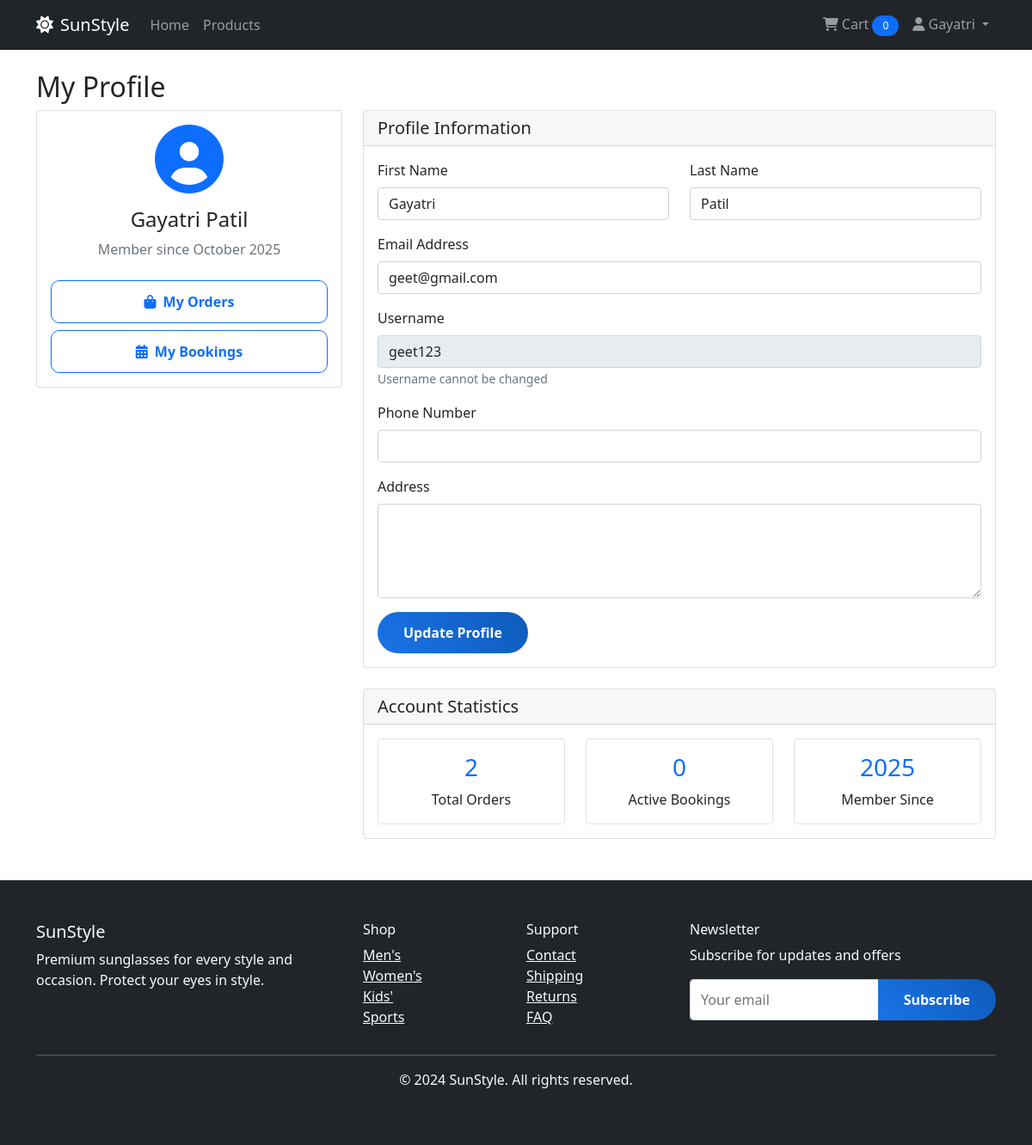
The page /profile (signed in) on the database its author committed.
### database.py (models this page shows)
class User(UserMixin, db.Model):
    id = db.Column(db.Integer, primary_key=True)
    username = db.Column(db.String(80), unique=True, nullable=False)
    email = db.Column(db.String(120), unique=True, nullable=False)
    password = db.Column(db.String(200), nullable=False)
    first_name = db.Column(db.String(100), nullable=False)
    last_name = db.Column(db.String(100), nullable=False)
    phone = db.Column(db.String(20))
    address = db.Column(db.Text)
    is_admin = db.Column(db.Boolean, default=False)
    created_at = db.Column(db.DateTime, default=datetime.utcnow)
    orders = db.relationship('Order', backref='user', lazy=True)
    bookings = db.relationship('Booking', backref='user', lazy=True)
    cart_items = db.relationship('CartItem', backref='user', lazy=True)

### app.py (the view, shortened to what this page needs)
@app.route('/profile', methods=['GET', 'POST'])
@login_required
def profile():
    return render_template('profile.html')

### app.py (called while the page is built)
@app.context_processor
def inject_current_date():
    return {'current_date': datetime.now().strftime('%Y-%m-%d')}

@login_manager.user_loader
def load_user(user_id):
    return User.query.get(int(user_id))

### templates/profile.html (shortened to what this page needs)
{% extends "base.html" %}
{% block content %}
<div class="container mt-4">
    <h2>My Profile</h2>
    <div class="row">
        <div class="col-md-4">
            <div class="card">
                <div class="card-body text-center">
                    <div class="mb-3">
                        <i class="fas fa-user-circle fa-5x text-primary"></i>
                    </div>
                    <h4>{{ current_user.first_name }} {{ current_user.last_name }}</h4>
                    <p class="text-muted">Member since {{ current_user.created_at.strftime('%B %Y') }}</p>
                    <div class="mt-4">
                        <div class="d-grid gap-2">
                            <a href="{{ url_for('orders') }}" class="btn btn-outline-primary">
                                <i class="fas fa-shopping-bag me-2"></i>My Orders
                            </a>
                            <a href="{{ url_for('bookings') }}" class="btn btn-outline-primary">
                                <i class="fas fa-calendar-alt me-2"></i>My Bookings
                            </a>
                        </div>
                    </div>
                </div>
            </div>
        </div>
        <div class="col-md-8">
            <div class="card">
                <div class="card-header">
                    <h5 class="mb-0">Profile Information</h5>
                </div>
                <div class="card-body">
                    <form method="POST" action="{{ url_for('profile') }}">
                        <div class="row">
                            <div class="col-md-6 mb-3">
                                <label for="first_name" class="form-label">First Name</label>
                                <input type="text" class="form-control" id="first_name" name="first_name"
                                       value="{{ current_user.first_name }}" required>
                            </div>
                            <div class="col-md-6 mb-3">
                                <label for="last_name" class="form-label">Last Name</label>
                                <input type="text" class="form-control" id="last_name" name="last_name"
                                       value="{{ current_user.last_name }}" required>
                            </div>
                        </div>
                        <div class="mb-3">
                            <label for="email" class="form-label">Email Address</label>
                            <input type="email" class="form-control" id="email" name="email"
                                   value="{{ current_user.email }}" required>
                        </div>
                        <div class="mb-3">
                            <label for="username" class="form-label">Username</label>
                            <input type="text" class="form-control" id="username"
                                   value="{{ current_user.username }}" readonly>
                            <small class="text-muted">Username cannot be changed</small>
                        </div>
                        <div class="mb-3">
                            <label for="phone" class="form-label">Phone Number</label>
                            <input type="tel" class="form-control" id="phone" name="phone"
                                   value="{{ current_user.phone or '' }}">
                        </div>
                        <div class="mb-3">
                            <label for="address" class="form-label">Address</label>
                            <textarea class="form-control" id="address" name="address" rows="4">{{ current_user.address or '' }}</textarea>
                        </div>
                        <button type="submit" class="btn btn-primary">Update Profile</button>
                    </form>
                </div>
            </div>
            <div class="card mt-4">
                <div class="card-header">
                    <h5 class="mb-0">Account Statistics</h5>
                </div>
                <div class="card-body">
                    <div class="row text-center">
                        <div class="col-md-4">
                            <div class="border rounded p-3">
                                <h3 class="text-primary">{{ current_user.orders|length }}</h3>
                                <p class="mb-0">Total Orders</p>
                            </div>
                        </div>
                        <div class="col-md-4">
                            <div class="border rounded p-3">
                                <h3 class="text-primary">{{ current_user.bookings|length }}</h3>
                                <p class="mb-0">Active Bookings</p>
                            </div>
                        </div>
                        <div class="col-md-4">
                            <div class="border rounded p-3">
                                <h3 class="text-primary">{{ current_user.created_at.strftime('%Y') }}</h3>
                                <p class="mb-0">Member Since</p>
                            </div>
                        </div>
                    </div>
                </div>
            </div>
        </div>
    </div>
</div>
{% endblock %}

### templates/base.html (shortened to what this page needs)
<!DOCTYPE html>
<html lang="en">
<head>
    <link href="https://cdn.jsdelivr.net/npm/bootstrap@5.1.3/dist/css/bootstrap.min.css" rel="stylesheet">
    <link href="https://cdnjs.cloudflare.com/ajax/libs/font-awesome/6.0.0/css/all.min.css" rel="stylesheet">
    <link href="{{ url_for('static', filename='css/style.css') }}" rel="stylesheet">
</head>
<body>
    <nav class="navbar navbar-expand-lg navbar-dark bg-dark">
        <div class="container">
            <a class="navbar-brand" href="{{ url_for('index') }}">
                <i class="fas fa-sun me-2"></i>SunStyle
            </a>
            <div class="collapse navbar-collapse" id="navbarNav">
                <ul class="navbar-nav me-auto">
                    <li class="nav-item">
                        <a class="nav-link" href="{{ url_for('index') }}">Home</a>
                    </li>
                    <li class="nav-item">
                        <a class="nav-link" href="{{ url_for('products') }}">Products</a>
                    </li>
                </ul>
                <ul class="navbar-nav">
                    {% if current_user.is_authenticated %}
                    <li class="nav-item">
                        <a class="nav-link" href="{{ url_for('cart') }}">
                            <i class="fas fa-shopping-cart"></i> Cart
                            <span class="badge bg-primary">
                                {{ current_user.cart_items|length if current_user.cart_items else 0 }}
                            </span>
                        </a>
                    </li>
                    <li class="nav-item dropdown">
                        <a class="nav-link dropdown-toggle" href="#" id="userDropdown" role="button" data-bs-toggle="dropdown">
                            <i class="fas fa-user"></i> {{ current_user.first_name }}
                        </a>
                    </li>
                    {% endif %}
                </ul>
            </div>
        </div>
    </nav>
    <main>
        {% block content %}{% endblock %}
    </main>
    <footer class="bg-dark text-light mt-5">
        <div class="container py-5">
            <div class="row">
                <div class="col-md-4">
                    <h5>SunStyle</h5>
                    <p>Premium sunglasses for every style and occasion. Protect your eyes in style.</p>
                </div>
                <div class="col-md-2">
                    <h6>Shop</h6>
                    <ul class="list-unstyled">
                        <li><a href="{{ url_for('products', category_id=1) }}" class="text-light">Men's</a></li>
                        <li><a href="{{ url_for('products', category_id=2) }}" class="text-light">Women's</a></li>
                        <li><a href="{{ url_for('products', category_id=3) }}" class="text-light">Kids'</a></li>
                        <li><a href="{{ url_for('products', category_id=4) }}" class="text-light">Sports</a></li>
                    </ul>
                </div>
                <div class="col-md-2">
                    <h6>Support</h6>
                    <ul class="list-unstyled">
                        <li><a href="#" class="text-light">Contact</a></li>
                        <li><a href="#" class="text-light">Shipping</a></li>
                        <li><a href="#" class="text-light">Returns</a></li>
                        <li><a href="#" class="text-light">FAQ</a></li>
                    </ul>
                </div>
                <div class="col-md-4">
                    <h6>Newsletter</h6>
                    <p>Subscribe for updates and offers</p>
                    <form>
                        <div class="input-group">
                            <input type="email" class="form-control" placeholder="Your email">
                            <button class="btn btn-primary" type="submit">Subscribe</button>
                        </div>
                    </form>
                </div>
            </div>
            <hr>
            <div class="text-center">
                <p>&copy; 2024 SunStyle. All rights reserved.</p>
            </div>
        </div>
    </footer>
</body>
</html>

### static/css/style.css (style rules this page uses)
:root { --primary: #1a73e8; --secondary: #ff6d00; --dark: #202124; --light: #f8f9fa; --gray: #5f6368; --success: #34a853; --danger: #ea4335; --warning: #fbbc04; }
.btn-primary { background: linear-gradient(45deg, var(--primary), #0d5bb9); border: none; border-radius: 50px; padding: 12px 30px; font-weight: 600; transition: all 0.3s ease; }
.btn-outline-primary { border-radius: 50px; padding: 12px 30px; font-weight: 600; transition: all 0.3s ease; }
.badge { font-weight: 500; padding: 6px 12px; border-radius: 20px; }
.btn-outline-dark, .btn-outline-primary { border-radius: 10px; transition: all 0.3s ease; }
.form-control, .btn, .form-check-input { transition: all 0.3s ease; }

### rows shown on the page
User: first_name "Gayatri", last_name "Patil", created_at "October 2025", email "geet@gmail.com", username "geet123", created_at "2025"

### other values the page prints
{{ current_user.cart_items|length if current_user.cart_items else 0 }} "0"
{{ current_user.orders|length }} "2"
{{ current_user.bookings|length }} "0"
